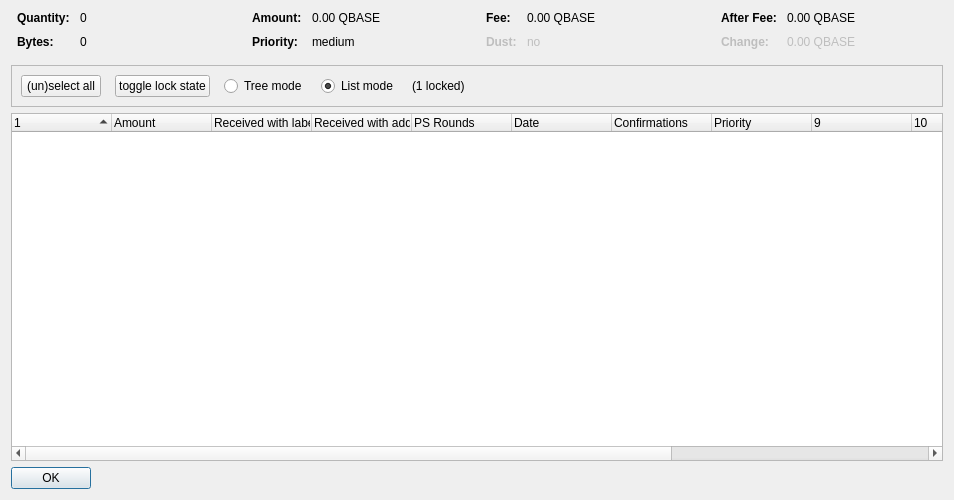
<?xml version="1.0" encoding="UTF-8"?>
<ui version="4.0">
 <class>CoinControlDialog</class>
 <widget class="QDialog" name="CoinControlDialog">
  <property name="geometry">
   <rect>
    <x>0</x>
    <y>0</y>
    <width>954</width>
    <height>500</height>
   </rect>
  </property>
  <property name="windowTitle">
   <string>Coin Selection</string>
  </property>
  <layout class="QVBoxLayout" name="verticalLayout">
   <item>
    <layout class="QHBoxLayout" name="horizontalLayoutTop" stretch="0,0,0,0">
     <property name="topMargin">
      <number>0</number>
     </property>
     <property name="bottomMargin">
      <number>10</number>
     </property>
     <item>
      <layout class="QFormLayout" name="formLayoutCoinControl1">
       <property name="horizontalSpacing">
        <number>10</number>
       </property>
       <property name="verticalSpacing">
        <number>10</number>
       </property>
       <property name="leftMargin">
        <number>6</number>
       </property>
       <property name="rightMargin">
        <number>6</number>
       </property>
       <item row="0" column="0">
        <widget class="QLabel" name="labelCoinControlQuantityText">
         <property name="font">
          <font>
           <weight>75</weight>
           <bold>true</bold>
          </font>
         </property>
         <property name="text">
          <string>Quantity:</string>
         </property>
        </widget>
       </item>
       <item row="0" column="1">
        <widget class="QLabel" name="labelCoinControlQuantity">
         <property name="cursor">
          <cursorShape>IBeamCursor</cursorShape>
         </property>
         <property name="contextMenuPolicy">
          <enum>Qt::ActionsContextMenu</enum>
         </property>
         <property name="text">
          <string notr="true">0</string>
         </property>
         <property name="textInteractionFlags">
          <set>Qt::LinksAccessibleByMouse|Qt::TextSelectableByKeyboard|Qt::TextSelectableByMouse</set>
         </property>
        </widget>
       </item>
       <item row="1" column="0">
        <widget class="QLabel" name="labelCoinControlBytesText">
         <property name="font">
          <font>
           <weight>75</weight>
           <bold>true</bold>
          </font>
         </property>
         <property name="text">
          <string>Bytes:</string>
         </property>
        </widget>
       </item>
       <item row="1" column="1">
        <widget class="QLabel" name="labelCoinControlBytes">
         <property name="cursor">
          <cursorShape>IBeamCursor</cursorShape>
         </property>
         <property name="contextMenuPolicy">
          <enum>Qt::ActionsContextMenu</enum>
         </property>
         <property name="text">
          <string notr="true">0</string>
         </property>
         <property name="textInteractionFlags">
          <set>Qt::LinksAccessibleByMouse|Qt::TextSelectableByKeyboard|Qt::TextSelectableByMouse</set>
         </property>
        </widget>
       </item>
      </layout>
     </item>
     <item>
      <layout class="QFormLayout" name="formLayoutCoinControl2">
       <property name="horizontalSpacing">
        <number>10</number>
       </property>
       <property name="verticalSpacing">
        <number>10</number>
       </property>
       <property name="leftMargin">
        <number>6</number>
       </property>
       <property name="rightMargin">
        <number>6</number>
       </property>
       <item row="0" column="0">
        <widget class="QLabel" name="labelCoinControlAmountText">
         <property name="font">
          <font>
           <weight>75</weight>
           <bold>true</bold>
          </font>
         </property>
         <property name="text">
          <string>Amount:</string>
         </property>
        </widget>
       </item>
       <item row="0" column="1">
        <widget class="QLabel" name="labelCoinControlAmount">
         <property name="cursor">
          <cursorShape>IBeamCursor</cursorShape>
         </property>
         <property name="contextMenuPolicy">
          <enum>Qt::ActionsContextMenu</enum>
         </property>
         <property name="text">
          <string notr="true">0.00 QBASE</string>
         </property>
         <property name="textInteractionFlags">
          <set>Qt::LinksAccessibleByMouse|Qt::TextSelectableByKeyboard|Qt::TextSelectableByMouse</set>
         </property>
        </widget>
       </item>
       <item row="1" column="0">
        <widget class="QLabel" name="labelCoinControlPriorityText">
         <property name="font">
          <font>
           <weight>75</weight>
           <bold>true</bold>
          </font>
         </property>
         <property name="text">
          <string>Priority:</string>
         </property>
        </widget>
       </item>
       <item row="1" column="1">
        <widget class="QLabel" name="labelCoinControlPriority">
         <property name="cursor">
          <cursorShape>IBeamCursor</cursorShape>
         </property>
         <property name="contextMenuPolicy">
          <enum>Qt::ActionsContextMenu</enum>
         </property>
         <property name="text">
          <string>medium</string>
         </property>
         <property name="textInteractionFlags">
          <set>Qt::LinksAccessibleByMouse|Qt::TextSelectableByKeyboard|Qt::TextSelectableByMouse</set>
         </property>
        </widget>
       </item>
      </layout>
     </item>
     <item>
      <layout class="QFormLayout" name="formLayoutCoinControl3">
       <property name="horizontalSpacing">
        <number>10</number>
       </property>
       <property name="verticalSpacing">
        <number>10</number>
       </property>
       <property name="leftMargin">
        <number>6</number>
       </property>
       <property name="rightMargin">
        <number>6</number>
       </property>
       <item row="0" column="0">
        <widget class="QLabel" name="labelCoinControlFeeText">
         <property name="font">
          <font>
           <weight>75</weight>
           <bold>true</bold>
          </font>
         </property>
         <property name="text">
          <string>Fee:</string>
         </property>
        </widget>
       </item>
       <item row="0" column="1">
        <widget class="QLabel" name="labelCoinControlFee">
         <property name="cursor">
          <cursorShape>IBeamCursor</cursorShape>
         </property>
         <property name="contextMenuPolicy">
          <enum>Qt::ActionsContextMenu</enum>
         </property>
         <property name="text">
          <string notr="true">0.00 QBASE</string>
         </property>
         <property name="textInteractionFlags">
          <set>Qt::LinksAccessibleByMouse|Qt::TextSelectableByKeyboard|Qt::TextSelectableByMouse</set>
         </property>
        </widget>
       </item>
       <item row="1" column="0">
        <widget class="QLabel" name="labelCoinControlLowOutputText">
         <property name="enabled">
          <bool>false</bool>
         </property>
         <property name="font">
          <font>
           <weight>75</weight>
           <bold>true</bold>
          </font>
         </property>
         <property name="text">
          <string>Dust:</string>
         </property>
        </widget>
       </item>
       <item row="1" column="1">
        <widget class="QLabel" name="labelCoinControlLowOutput">
         <property name="enabled">
          <bool>false</bool>
         </property>
         <property name="cursor">
          <cursorShape>IBeamCursor</cursorShape>
         </property>
         <property name="contextMenuPolicy">
          <enum>Qt::ActionsContextMenu</enum>
         </property>
         <property name="text">
          <string>no</string>
         </property>
         <property name="textInteractionFlags">
          <set>Qt::LinksAccessibleByMouse|Qt::TextSelectableByKeyboard|Qt::TextSelectableByMouse</set>
         </property>
        </widget>
       </item>
      </layout>
     </item>
     <item>
      <layout class="QFormLayout" name="formLayoutCoinControl4">
       <property name="horizontalSpacing">
        <number>10</number>
       </property>
       <property name="verticalSpacing">
        <number>10</number>
       </property>
       <property name="leftMargin">
        <number>6</number>
       </property>
       <property name="rightMargin">
        <number>6</number>
       </property>
       <item row="0" column="0">
        <widget class="QLabel" name="labelCoinControlAfterFeeText">
         <property name="font">
          <font>
           <weight>75</weight>
           <bold>true</bold>
          </font>
         </property>
         <property name="text">
          <string>After Fee:</string>
         </property>
        </widget>
       </item>
       <item row="0" column="1">
        <widget class="QLabel" name="labelCoinControlAfterFee">
         <property name="cursor">
          <cursorShape>IBeamCursor</cursorShape>
         </property>
         <property name="contextMenuPolicy">
          <enum>Qt::ActionsContextMenu</enum>
         </property>
         <property name="text">
          <string notr="true">0.00 QBASE</string>
         </property>
         <property name="textInteractionFlags">
          <set>Qt::LinksAccessibleByMouse|Qt::TextSelectableByKeyboard|Qt::TextSelectableByMouse</set>
         </property>
        </widget>
       </item>
       <item row="1" column="0">
        <widget class="QLabel" name="labelCoinControlChangeText">
         <property name="enabled">
          <bool>false</bool>
         </property>
         <property name="font">
          <font>
           <weight>75</weight>
           <bold>true</bold>
          </font>
         </property>
         <property name="text">
          <string>Change:</string>
         </property>
        </widget>
       </item>
       <item row="1" column="1">
        <widget class="QLabel" name="labelCoinControlChange">
         <property name="enabled">
          <bool>false</bool>
         </property>
         <property name="cursor">
          <cursorShape>IBeamCursor</cursorShape>
         </property>
         <property name="contextMenuPolicy">
          <enum>Qt::ActionsContextMenu</enum>
         </property>
         <property name="text">
          <string notr="true">0.00 QBASE</string>
         </property>
         <property name="textInteractionFlags">
          <set>Qt::LinksAccessibleByMouse|Qt::TextSelectableByKeyboard|Qt::TextSelectableByMouse</set>
         </property>
        </widget>
       </item>
      </layout>
     </item>
    </layout>
   </item>
   <item>
    <widget class="QFrame" name="frame">
     <property name="minimumSize">
      <size>
       <width>0</width>
       <height>40</height>
      </size>
     </property>
     <property name="frameShape">
      <enum>QFrame::StyledPanel</enum>
     </property>
     <property name="frameShadow">
      <enum>QFrame::Sunken</enum>
     </property>
     <layout class="QHBoxLayout" name="horizontalLayout">
      <item>
       <layout class="QHBoxLayout" name="horizontalLayoutPanel" stretch="0,0,0,0,0,0">
        <property name="spacing">
         <number>14</number>
        </property>
        <item>
         <widget class="QPushButton" name="pushButtonSelectAll">
          <property name="sizePolicy">
           <sizepolicy hsizetype="Maximum" vsizetype="Fixed">
            <horstretch>0</horstretch>
            <verstretch>0</verstretch>
           </sizepolicy>
          </property>
          <property name="text">
           <string>(un)select all</string>
          </property>
          <property name="autoDefault">
           <bool>false</bool>
          </property>
         </widget>
        </item>
        <item>
         <widget class="QPushButton" name="pushButtonToggleLock">
          <property name="sizePolicy">
           <sizepolicy hsizetype="Maximum" vsizetype="Fixed">
            <horstretch>0</horstretch>
            <verstretch>0</verstretch>
           </sizepolicy>
          </property>
          <property name="text">
           <string>toggle lock state</string>
          </property>
          <property name="autoDefault">
           <bool>false</bool>
          </property>
         </widget>
        </item>
        <item>
         <widget class="QRadioButton" name="radioTreeMode">
          <property name="sizePolicy">
           <sizepolicy hsizetype="Maximum" vsizetype="Fixed">
            <horstretch>0</horstretch>
            <verstretch>0</verstretch>
           </sizepolicy>
          </property>
          <property name="text">
           <string>Tree mode</string>
          </property>
         </widget>
        </item>
        <item>
         <widget class="QRadioButton" name="radioListMode">
          <property name="sizePolicy">
           <sizepolicy hsizetype="Maximum" vsizetype="Fixed">
            <horstretch>0</horstretch>
            <verstretch>0</verstretch>
           </sizepolicy>
          </property>
          <property name="text">
           <string>List mode</string>
          </property>
          <property name="checked">
           <bool>true</bool>
          </property>
         </widget>
        </item>
        <item>
         <widget class="QLabel" name="labelLocked">
          <property name="text">
           <string>(1 locked)</string>
          </property>
         </widget>
        </item>
        <item>
         <spacer name="horizontalSpacer">
          <property name="orientation">
           <enum>Qt::Horizontal</enum>
          </property>
          <property name="sizeHint" stdset="0">
           <size>
            <width>40</width>
            <height>20</height>
           </size>
          </property>
         </spacer>
        </item>
       </layout>
      </item>
     </layout>
    </widget>
   </item>
   <item>
    <widget class="CoinControlTreeWidget" name="treeWidget">
     <property name="contextMenuPolicy">
      <enum>Qt::CustomContextMenu</enum>
     </property>
     <property name="sortingEnabled">
      <bool>false</bool>
     </property>
     <property name="columnCount">
      <number>13</number>
     </property>
     <attribute name="headerShowSortIndicator" stdset="0">
      <bool>true</bool>
     </attribute>
     <attribute name="headerStretchLastSection">
      <bool>false</bool>
     </attribute>
     <column>
      <property name="text">
       <string/>
      </property>
     </column>
     <column>
      <property name="text">
       <string>Amount</string>
      </property>
     </column>
     <column>
      <property name="text">
       <string>Received with label</string>
      </property>
     </column>
     <column>
      <property name="text">
       <string>Received with address</string>
      </property>
     </column>
     <column>
      <property name="text">
       <string>PS Rounds</string>
      </property>
     </column>
     <column>
      <property name="text">
       <string>Date</string>
      </property>
     </column>
     <column>
      <property name="text">
       <string>Confirmations</string>
      </property>
      <property name="toolTip">
       <string>Confirmed</string>
      </property>
     </column>
     <column>
      <property name="text">
       <string>Priority</string>
      </property>
     </column>
     <column>
      <property name="text">
       <string/>
      </property>
     </column>
     <column>
      <property name="text">
       <string/>
      </property>
     </column>
     <column>
      <property name="text">
       <string/>
      </property>
     </column>
     <column>
      <property name="text">
       <string/>
      </property>
     </column>
     <column>
      <property name="text">
       <string/>
      </property>
     </column>
    </widget>
   </item>
   <item>
    <widget class="QDialogButtonBox" name="buttonBox">
     <property name="sizePolicy">
      <sizepolicy hsizetype="Maximum" vsizetype="Fixed">
       <horstretch>0</horstretch>
       <verstretch>0</verstretch>
      </sizepolicy>
     </property>
     <property name="orientation">
      <enum>Qt::Horizontal</enum>
     </property>
     <property name="standardButtons">
      <set>QDialogButtonBox::Ok</set>
     </property>
    </widget>
   </item>
  </layout>
 </widget>
 <customwidgets>
  <customwidget>
   <class>CoinControlTreeWidget</class>
   <extends>QTreeWidget</extends>
   <header>coincontroltreewidget.h</header>
  </customwidget>
 </customwidgets>
 <resources/>
 <connections/>
</ui>
